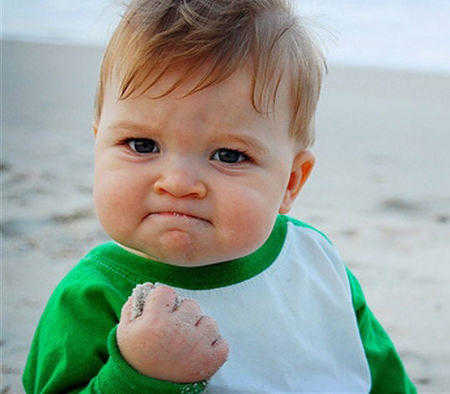
#> input picture opencvlearn/boy.jpg, 450 x 394 px
$ python opencvtest1.py
#> lines starting #> are read from the running program, lines starting #| are printed output that depends on the picture
import cv2
import cv2 as cv

img = cv.imread("boy.jpg")
#> img is the input picture: shape (394, 450, 3); mean B, G, R 153, 162.6, 153.4
print(img.shape)
#| (394, 450, 3)
print(img.size)
#| 531900
print(img.dtype)
#| uint8
cv.imshow("img",img)
gray_image = cv.cvtColor(img,cv.COLOR_BGR2GRAY)
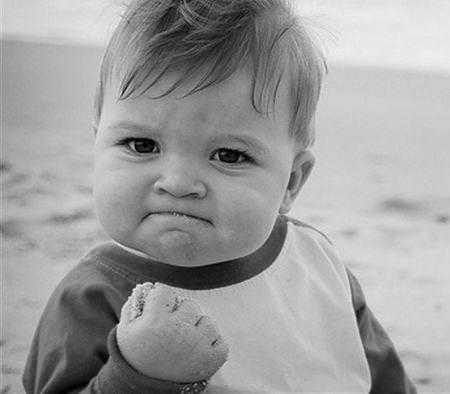
#> gray_image: shape (394, 450); min 0, max 246, mean 158.8
hsv_image = cv.cvtColor(img,cv2.COLOR_BGR2HSV)
#> hsv_image: shape (394, 450, 3); mean H, S, V 68.1, 72.9, 179
cv.imshow("img_gray",gray_image)
cv.imshow("hsv_image",hsv_image)
cut_img = img[20:100,20:50]
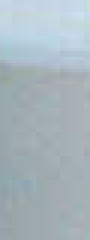
#> cut_img: shape (80, 30, 3) (shown 3 times larger); mean B, G, R 188.8, 182.1, 168.2
print(cut_img.shape)
#| (80, 30, 3)
cv.imshow("cut",cut_img)
cv.waitKey(0)
cv.destroyAllWindows()
